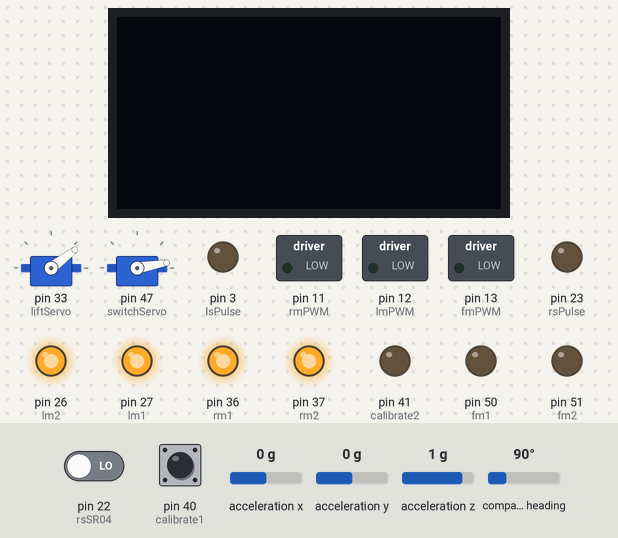
A sketch run on a simulated Arduino Mega 2560, built with avr-gcc and run on an emulated ATmega2560. Parts: 2 × servo, 128×64 one-colour display, switched loads named in the sketch (green lamp = pin HIGH), output pins drawn as LEDs (lit = HIGH). The inputs (shaded band) are chosen by the test bench; at power-on: pin 40 (calibrate1) HIGH, compass heading 90°, pin 22 (rsSR04) LOW, acceleration x 0 g, acceleration y 0 g, acceleration z 1 g. What the sketch prints to the serial monitor is not drawn.

Above: at 5.9 s.
6.0 s: pin 40 (calibrate1) pulled LOW for 0.15 s
At 8.3 s:
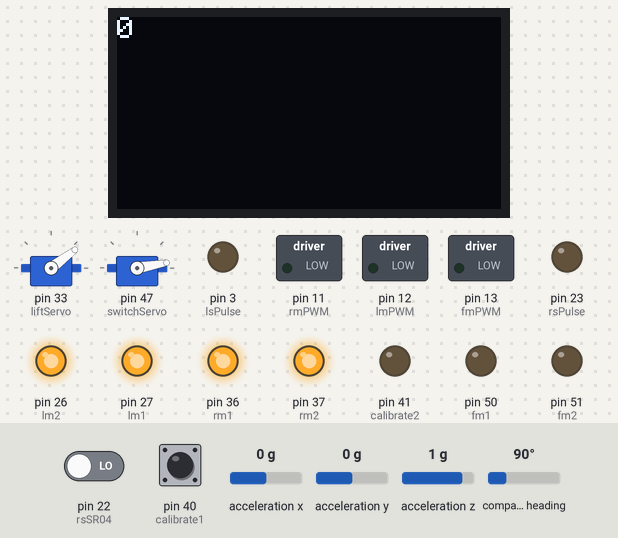
9.1 s: compass heading set to 7°
At 10.2 s:
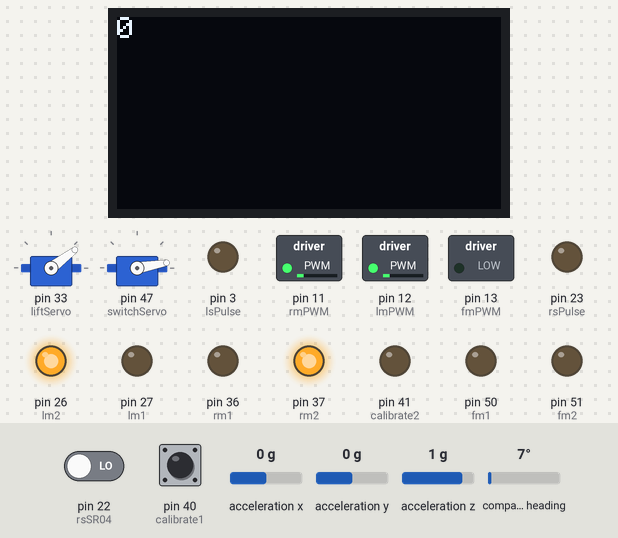
12.1 s: compass heading set to 85°
15.1 s: compass heading set to 94°
At 17.0 s:
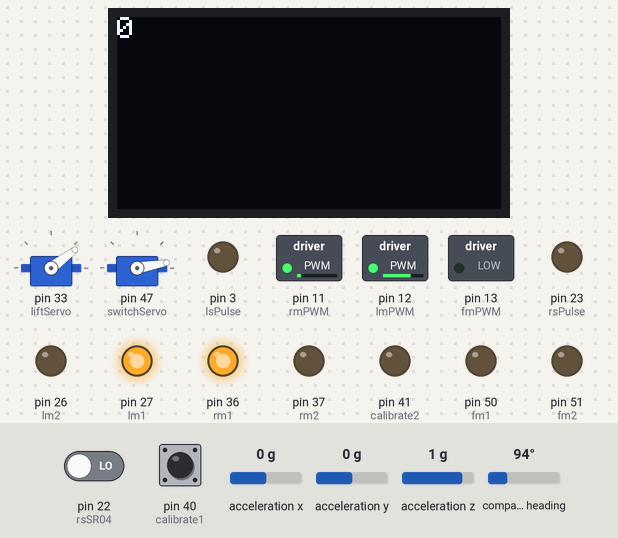
18.1 s: compass heading set to 269°
At 20.1 s:
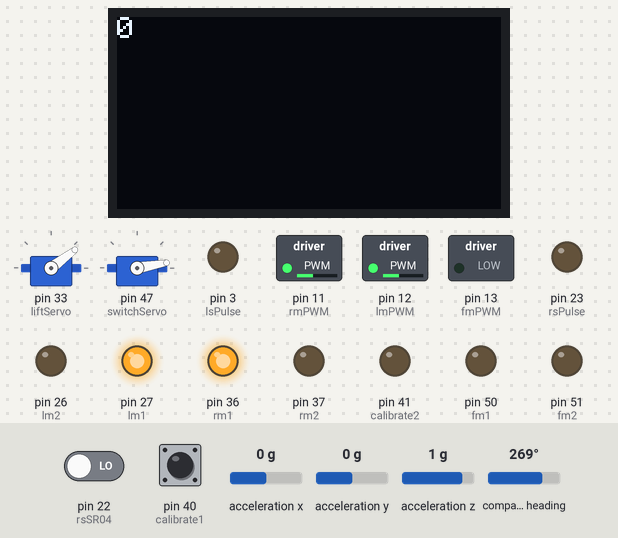
21.1 s: compass heading set to 352°
At 27.9 s:
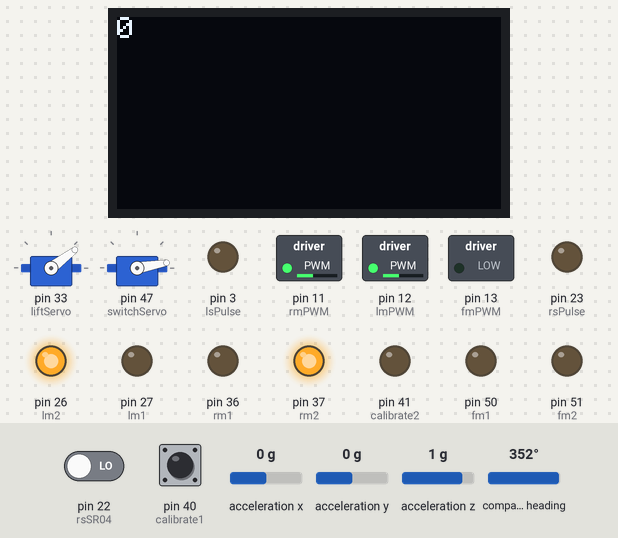
Timing chart, 0 to 44.0 s (numbered marks = the images above; inputs shaded):
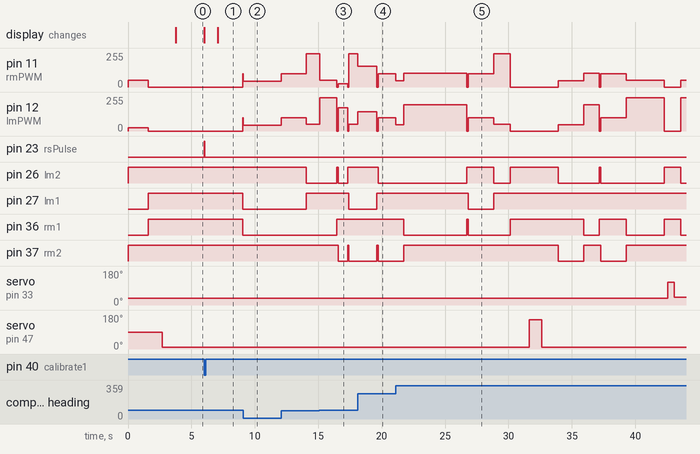

Measured:
- the behaviour switches between 89 and 90° on compass heading (found by bisection; images 2 and 3)
- after the input at 6.0 s, pin 11 (rmPWM), pin 12 (lmPWM): 0/255 → 100/255 after 3.1 s; pin 23 (rsPulse): LOW → HIGH at once, → LOW 0.01 s later; pin 27 (lm1), pin 36 (rm1): HIGH → LOW after 3.1 s; the display: first changes at once (image 1 shows a later state)
- after the input at 9.1 s, pin 11 (rmPWM), pin 12 (lmPWM): 100/255 → 42/255 at once, → 100/255 3.0 s later; pin 26 (lm2), pin 37 (rm2): stays HIGH (without the input it goes to LOW after 3.0 s); pin 27 (lm1), pin 36 (rm1): stays LOW (without the input it goes to HIGH after 3.0 s)
- after the input at 15.1 s, pin 36 (rm1): goes on until 16.5 s, then stays HIGH; pin 37 (rm2): HIGH → LOW after 1.5 s instead of 2.3 s
- after the input at 18.1 s, pin 26 (lm2): HIGH → LOW after 1.6 s; pin 27 (lm1): goes on until 19.6 s, then stays HIGH; pin 36 (rm1): stays HIGH (without the input it goes to LOW after 1.6 s)
- after the input at 21.1 s, pin 27 (lm1): HIGH → LOW after 5.7 s, → HIGH 2.0 s later

The sketch:

CompetionChanges.ino
```cpp
#include <Adafruit_GFX.h>
#include <gfxfont.h>
#include <Servo.h>
#include <Wire.h>
#include <Adafruit_Sensor.h>
#include <Adafruit_BNO055.h>
#include <utility/imumaths.h>
#include <Adafruit_SSD1306.h>

#define OLED_RESET 4
Adafruit_SSD1306 Display(OLED_RESET);

#define BNO055_SAMPLERATE_DELAY_MS (100)
Adafruit_BNO055 bno = Adafruit_BNO055();


#define rm1 36
#define rm2 37
#define rsSR04 22
#define rfSR04 22
#define calibrate1 40
#define calibrate2 41
//1#define SCL 21
//#define SDA 20
//#define Battery A6
//#define Button A7
//#define Rx 0
//#define Tx 1
#define capSwitch 7
#define lsSR04 2
#define lmPWM 12
#define lfSR04 2
#define capm1 51     //Rey: captain's wheel
#define capm2 50
#define capPWM 13
//#define irInput 5
#define fmPWM 13
#define fm1 50
#define fm2 51
#define lm2 26
#define lm1 27
#define liftServo 33
#define switchServo 47
#define rmPWM 11
#define lsPulse 3
#define rsPulse 23
#define MidPulse 44   // Rey
#define MidSR04 45   //Rey
#define GROSS 30

//  imu::Vector<3> euler = bno.getVector(Adafruit_BNO055::VECTOR_EULER);
Servo myservo;  // create servo object to control a servo
Servo myservoB;  // create servo object to control a servo

// Global Variables
double x = 0;
int Y=0;
double y = 0;
double heading = 0.00;
double error;
int mSpeed = 0;
double Pk = 6;
double Pd = -60000;
double Pi = 0;
int rmSpeed = 0;
int lmSpeed = 0;
double eSum = 0;
double ePre = 0;
double pe = 0;
double ce = 0;
long t = 0;
long tp=0;
int pt = 0;
int ct = 0;
int dt = 0;
double dk = 0;
int adjust = 0;
int MAX = 100;
long dist=0;
int switchcount = 0;

void setup() {
pinMode( rm1,OUTPUT);
pinMode( rm2 ,OUTPUT);
pinMode( rsSR04 ,INPUT);
pinMode( rfSR04 ,INPUT);
//pinMode( SCL ,OUTPUT);
//pinMode( SDA ,OUTPUT);
//pinMode( Battery A6
//pinMode( Button A7
//pinMode( Rx ,INPUT);
//pinMode( Tx,OUTPUT);
pinMode( lsSR04 ,INPUT);
pinMode( lmPWM ,OUTPUT);
pinMode( lfSR04 ,INPUT);
//pinMode( irInput ,INPUT);
pinMode( fmPWM,OUTPUT);
pinMode( fm2,OUTPUT);
pinMode( fm1 ,OUTPUT);
pinMode( lm2,OUTPUT);
pinMode( lm1 ,OUTPUT);
pinMode( liftServo ,OUTPUT);
pinMode( switchServo,OUTPUT);
pinMode( rmPWM ,OUTPUT);
pinMode( lsPulse ,OUTPUT);
pinMode( rsPulse ,OUTPUT);
pinMode( capSwitch , INPUT_PULLUP);
pinMode( calibrate1, INPUT_PULLUP);
pinMode( calibrate2, OUTPUT);

digitalWrite(rm1, LOW);
digitalWrite(rm2, HIGH);
analogWrite(rmPWM,50);
digitalWrite(lm1, LOW);
digitalWrite(lm2, HIGH);
analogWrite(lmPWM, 25);
delay(1600);
brake();

 myservo.attach(liftServo);  // attaches the servo on pin defined as liftServo to the servo object
 myservoB.attach(switchServo);  // attaches the servo on pin defined as liftServo to the servo object
   myservo.write(37);
   delay(1000);
   myservo.detach();
    myservoB.write(10); // 10 = virtical  155 = lowest
    delay(1000);
    myservoB.detach();
  Serial.begin(9600);
  Display.begin(SSD1306_SWITCHCAPVCC, 0x3C);
  Display.clearDisplay();
  Display.display();
  Display.setTextSize(1);
  Display.setTextColor(WHITE, BLACK);
  Display.setCursor(40, 0);
  Display.println("- 1 0 1 -");
  Display.setTextSize(3);
  Display.setCursor(60, 12 );
  Display.println(99);
  //Display.display();
  //delay(10000);
 // Display.clearDisplay();
  Serial.println("Orientation Sensor Raw Data Test"); Serial.println("");
  /* Initialise the sensor */
  if (!bno.begin())
  {
    Serial.print("Ooops, no BNO055 detected ... Check your wiring or I2C ADDR!");
    //while (1);
  }
  uint8_t system, gyro, accel, mag;
  system = gyro = accel = mag = 0;
  bno.getCalibration(&system, &gyro, &accel, &mag);


  delay(1000);
  bno.setExtCrystalUse(true);

}
void displayCalStatus()
{
    uint8_t system, gyro, accel, mag;

  Serial.print("system");
  Serial.print(system, DEC);

  Serial.print("gyro");
  Serial.print(gyro, DEC);

  Serial.print("accel");
  Serial.print(accel, DEC);

  Serial.print("mag");
  Serial.println(mag, DEC);
}

void rm(int s) { // right motor control
  if (s > 255) {
    s = 255;
  }
  if (s < -255) {
    s = -255 ;
  }
  if (s > .5)
  {
    digitalWrite(rm1, LOW);
    digitalWrite(rm2, HIGH);
    analogWrite(rmPWM, abs(s));
  }
  else if (s < -.5)
  {
    digitalWrite(rm1, HIGH);
    digitalWrite(rm2, LOW);
    analogWrite(rmPWM, abs(s));
  }
  else
  {
    analogWrite(rmPWM, 0);
    digitalWrite(rm1, HIGH);
    digitalWrite(rm2, HIGH);
  }
}

void lm(int s) { // left motor control
  if (s > 255) {
    s = 255;
  }
  if (s < -255) {
    s = -255 ;
  }
  if (s > .5)
  {
    digitalWrite(lm1, HIGH);
    digitalWrite(lm2, LOW);
    analogWrite(lmPWM, abs(s));
  }
  else if (s < -.5)
  {
    digitalWrite(lm1, LOW);
    digitalWrite(lm2, HIGH);
    analogWrite(lmPWM, abs(s));
  }
  else
  {
    analogWrite(lmPWM, 0);
    digitalWrite(lm1, HIGH);
    digitalWrite(lm2, HIGH);
  }
}
void IMU()
{
  imu::Vector<3> euler = bno.getVector(Adafruit_BNO055::VECTOR_EULER);
  y=euler.y();
  x = euler.x();
  }

void motors() { // loop to drive motors
  imu::Vector<3> euler = bno.getVector(Adafruit_BNO055::VECTOR_EULER);
  y=euler.y();
  x = euler.x();
  error = x - heading;
  if (error > 180) {
    error -= 360;
  }
  if (error < -180) {
    error += 360;
  }
  pt = ct;
  pe = ce;
  ct = micros();
  ce = error;
  dk = Pd * (ce - pe);
  dk /= ct - pt;
  adjust = error * Pk + dk;
  if (adjust <= (-1 * MAX)) {
    adjust = -1 * MAX;
  }
  if (adjust >= MAX) {
    adjust = MAX;
  }

//  Display.clearDisplay();
//  Display.setTextSize(1);
//  Display.setTextColor(WHITE, BLACK);
//  Display.setCursor(0, 0);
//  Display.println(error);
//  Display.setCursor(0, 12);
//  Display.println(error * Pk);
//  Display.setCursor(80, 12);
//  Display.println(dk);
//  Display.setCursor(0, 24);
//  Display.println(adjust);
//  Display.display();
  rmSpeed = mSpeed + adjust;
  lmSpeed = mSpeed - adjust;
  rm(rmSpeed);
  lm(lmSpeed);
  eSum = eSum + error;
  ePre = error;
  if (eSum > 4000) {
    eSum = 4000;
  }
  if (eSum < -4000) {
    eSum = -4000;
  }
  delay(1);
}

void calibration()
{
  digitalWrite(calibrate2, LOW); // Rey
  while (digitalRead(calibrate1) == HIGH)
  {
  }


  }


void LmotorTest()
{
   digitalWrite(lm1, LOW);
    digitalWrite(lm2, HIGH);
    analogWrite(lmPWM, 100);
      }
void RmotorTest()
{
   digitalWrite(rm1, LOW);
    digitalWrite(rm2, HIGH);
    analogWrite(rmPWM, 100);
      }

void grossTurn()
{
  int power = 150;
  if (error > 0)
  {
    digitalWrite(lm1, LOW);
    digitalWrite(lm2, HIGH);
    analogWrite(lmPWM, power);
    digitalWrite(rm1, HIGH);
    digitalWrite(rm2, LOW);
    analogWrite(rmPWM, power);

  }
  else
  {
    digitalWrite(lm1, HIGH);
    digitalWrite(lm2, LOW);
    analogWrite(lmPWM, power);
    digitalWrite(rm1, LOW);
    digitalWrite(rm2, HIGH);
    analogWrite(rmPWM, power);
  }
  delay(abs(error) * 1);
  brake();
  delay(50);
}
void brake() {

  analogWrite(lmPWM, 0);
  digitalWrite(lm1, HIGH);
  digitalWrite(lm2, HIGH);
  analogWrite(rmPWM, 0);
  digitalWrite(rm1, HIGH);
  digitalWrite(rm2, HIGH);
  delay(100);
}

void MoveT(int h, int r, float sec)
{
  heading = h;
  mSpeed = r;
  t = millis();
  while (millis() < t + (sec * 1000)) {
    motors();
  }
  brake();
}
void Point(int h) {
  heading = h;
  mSpeed = 0;
  t = millis();
  while (millis() < t + (2000)) {
    motors();
  }
}
void MoveD(int h, int r,float sec, float dis,int Pulse)
{
  int Sense=0;
  heading = h;
  mSpeed = r;
  if (Pulse == lsPulse)
  {
    Pulse=lsPulse;
   Sense=lfSR04;
  }
  else if (Pulse ==  MidPulse)       //Rey
  {
    Pulse=MidPulse;
    Sense=MidSR04;
  }
  else
  {
  Pulse=rsPulse;
   Sense = rfSR04;

  }
}
void MoveB(int h, int r,float sec, float dis,int Pulse)
{
  int Sense = 0;
  heading = h;
  mSpeed = r;
  if (Pulse == lsPulse)
  {
    Pulse=lsPulse;
   Sense=lfSR04;
  }
  else if (Pulse ==  MidPulse)       //Rey
  {
    Pulse=MidPulse;
    Sense=MidSR04;
  }
  else
  {
  Pulse=rsPulse;
   Sense = rfSR04;

  }
while (SR04(Pulse,Sense) < dis)
{
  Serial.println(Sense);
  motors();
  }
  mSpeed = r/2;
  while (millis() < t + (sec * 1000)) {
    motors();
  }
  brake();
}

void Ramp(int h, int r,float sec, float dis,int Pulse)
{
 // imu::Vector<3> euler = bno.getVector(Adafruit_BNO055::VECTOR_EULER);

  int Sense=0;
  heading = h;
  mSpeed = r;
  y=0;
  while(abs(y) < 14){

    text(y);
    motors();
  }
  while(abs(y) > 6){
    motors();
  }
  if (Pulse == lsPulse)
  {
    Pulse=lsPulse;
   Sense=lfSR04;
  }
  else
  {
  Pulse=rsPulse;
   Sense = rfSR04;
  }

while (SR04(Pulse,Sense) > dis)
{
  motors();
  }
  mSpeed = r/2;
  while (millis() < t + (sec * 1000)) {
    motors();
  }
  brake();
}

void lift()
{
   myservo.attach(liftServo);
   delay(100);
  myservo.write(37);              // tell servo to go to up position
  delay(100);                       // waits for the servo to reach the position
  myservo.write(120);
  delay(500);
  myservo.write(42);
  delay(500);
  }
void Key()
{
  myservoB.attach(switchServo);
  myservoB.write(10);              // tell servo to go to up position
  delay(1300);                       // waits for the servo to reach the position
  myservoB.write(155);
  delay(1000);
  myservoB.write(10);
  delay(1300);
  myservoB.detach();


  }

long SR04(int Pulse, int Sense)
{
  pinMode(Pulse,OUTPUT);
  pinMode(Sense,INPUT);
//while(millis() < tp + 10){}
digitalWrite(Pulse,LOW);
delayMicroseconds(4);
digitalWrite(Pulse,HIGH);
delayMicroseconds(10000);
digitalWrite(Pulse,LOW);
dist = pulseIn(Sense,HIGH)/58.2;
//tp=millis();
Serial.println(dist);
text(dist);
return dist;
}
void wheel()
{
  digitalWrite(fm1, HIGH);
  digitalWrite(fm2, LOW);
  analogWrite(fmPWM, 100);
  while ( switchcount < 5) {


    while ( digitalRead(capSwitch) == HIGH) {

      //Serial.println(switchcount);
      //delay(2500);
      //
    }
    delay(150);
    switchcount++;
    Serial.println(switchcount);
  }
  analogWrite(fmPWM, 0);
}
void text(int s)
{ //Serial.println(s);
  Display.clearDisplay();
 Display.setTextSize(1);
 Display.setTextColor(WHITE, BLACK);
 Display.setCursor(0, 0);
 Display.println(s);
 Display.display();
  }
void loop() {
  //void MoveD(int h, int r, ,float sec, float dis,int Pulse)

 //  Key();
  displayCalStatus();
  calibration();
  text(56);

  SR04(rsPulse,rfSR04);
 Serial.println(dist);
 //RmotorTest();

    //  }
delay(2000);
//lift();
//while(1==1){
  //SR04(lsPulse,lfSR04);
  //IMU();

// Serial.println(x);
//  }
Point(0);
delay(1000);
 Point(270);  // Point at west A Button
  MoveT(270,150,2.4);
    MoveT(270,75,.75);             //Rey
    MoveT(270,-150,2.2);
  Point(0); // point down ramp
 //Ramp(0,180,0,90,rsSR04);
 MoveT(0,150,5);
 //MoveD(0,150,0,200,lsSR04);     //Davis  Rey
 Point(270);  // Point at west B wall
 MoveT(270,150,1.3);          //now
//  Point(0);   // Drive by Dest B switch
 //MoveT(0,150,1.6);
 brake();
 Key();
 //while(1==1){}
 Point(0);
  MoveT(0,150,1.25);
  Point(45); // Point at Treasure
  MoveT(45,150,3);
 lift();  // Pick up Treasure
 MoveT(45,150,.75);
 Point(270);  // Point at west wall
//MoveT(270,-150,.6);  // Back up before centering
//MoveD(270,150,0,39.32,rsSR04);//  Move to center
MoveT(270,150,1.45);         //Rey
 Point(0); // Point at ship's wheel
  //MoveD(0,150,0,6,lsSR04);      //mOE
   MoveT(0,75,3);     //Rey
   MoveT(0,-50,.5);
  delay(300);
  wheel();
  //delay(3000); // This is where motor will turn
   MoveT(0,-150,1); // back away from wheel
 Point(180); // Point at ramp
 Ramp(180,255,0,20,rsSR04);
 Point(270); // Point at west dest C button
 //MoveD(270,150,2.0,22,rsSR04);
  MoveT(270,75,7);
 while (1==1){}  // All done!
 Point(270);
  MoveT(270,150,1.87);
    text(270);

    MoveT(270,-150,1.75);
    Point(0);
    MoveT(0,100,4.7);
    Point(90);
    MoveT(90,150,1.41);
     text(90);
    Point(0);
    MoveT(0,150,2.8);
    text(0);
    Point(270);
    MoveT(270,150,1.6);
    text(270);
    Point(180);
    MoveT(180,150,6.8);
    text(180);
    Point(90);
    text(90);
    MoveT(90,150,2.1);
      text(90);

 brake();
 while(1==1){}
}
```
